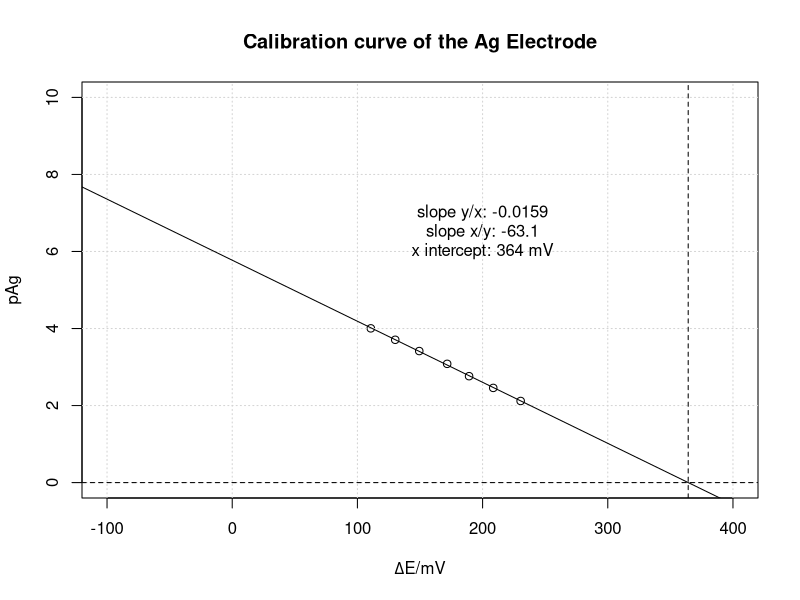

Recreate this plot in R.
#Calibration of Potentiometric Titration
#Data format: 
#V;E;Sol
#Important. The data is formated like this:
#V is the amount of volume added of the solution (a or b)
#Sol is a or b for the solution
#E is the cell potential in mV


data = read.csv("Data/PotentiometricCal.csv",sep=";")
xa = data$V[data$Sol == 'a']
ya = data$E[data$Sol == 'a']


xb = data$V[data$Sol == 'b']
yb = data$E[data$Sol == 'b']



#calculate the required values
caAg = 0.01
cbAg = 0.1

#added Ag in mmol
xa = cumsum(xa) * caAg
xb = cumsum(xb) * cbAg + max(xa)

totV = cumsum(data$V) + 100
x = c(xa,xb)
concentration = x/totV
pAg = -log(concentration,10)
res = data.frame(totV, x, concentration, pAg, data$E)
res


plot(data$E,pAg, ylim = c(0,10), xlim = c(-100,400), xlab = expression(Delta * "E/mV"), ylab = "pAg", main = "Calibration curve of the Ag Electrode")
grid()

y = -log(concentration[concentration != 0],10)
x = data$E[data$V != 0]
abline(lm(y~x))
line = coef(lm(y~x))
xIntercept = solve(line[2], -line[1]);
abline(v= xIntercept, h = 0, lty = 2)

xIntercept
#slope
line[2]
text(200,7,paste("slope y/x:",signif(line[2],3)))
text(200,6.5,paste("slope x/y:",signif(1/line[2],3)))
text(200,6,paste("x intercept:",signif(xIntercept,3), "mV"))

